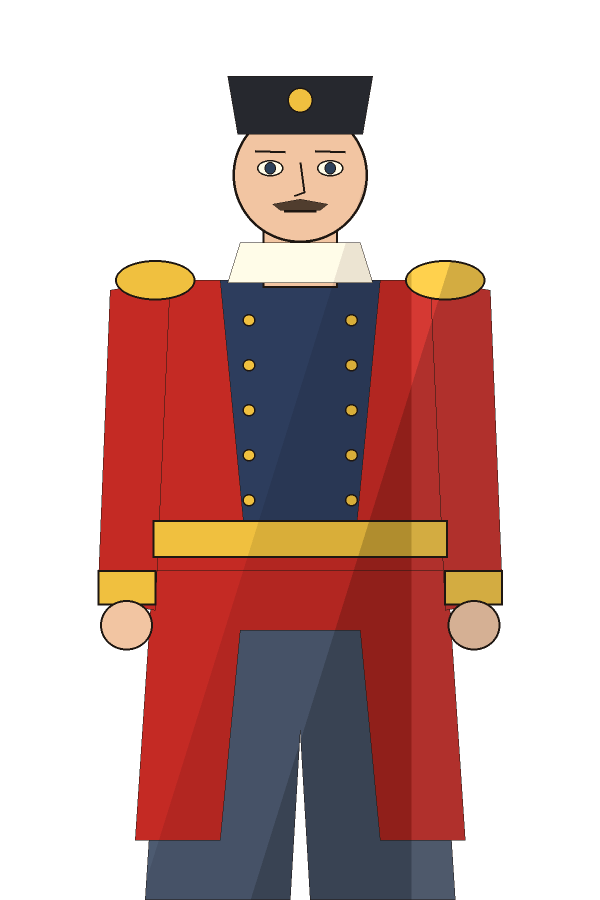
#> input picture art/hd/chara/crawford/normal.png, 1200 x 1800 px (shown at 1/2 size)
$ python pix.py ../../art/hd/chara/crawford/normal.png out.png
#> lines starting #> are read from the running program, lines starting #| are printed output that depends on the picture
#!/usr/bin/env python3
# Post-process a toon render into the final pixel image: optional resize, then colour reduction
# (adaptive palette by default; with --palette game also a despeckle pass, unless --no-despeckle).
#   python3 tools/blender/pix.py <in.png> <out.png> [--colors 24] [--method mediancut|maxcoverage]
#                                [--resize WxH] [--palette game] [--no-despeckle]
# Prints "PIXELS <sha256>" of the decoded pixels: record it in the delivery README (BLENDER_PIPELINE.md 7.1).
# --resize uses a box filter (only for renders made larger than the target; toon renders are made at size).
# --palette game snaps to the 35 colours of tools/cards/art/gen_ai_illus_a.py instead of an adaptive
#   palette; tried on the samples and it looked worse (green walls, noise), kept for experiments.
import argparse
import hashlib
import os
import re

import numpy as np
from PIL import Image

REPO = os.path.abspath(os.path.join(os.path.dirname(os.path.abspath(__file__)), "..", ".."))
GAME_PAL_SRC = os.path.join(REPO, "tools", "cards", "art", "gen_ai_illus_a.py")


def game_palette():
    text = open(GAME_PAL_SRC, encoding="utf-8").read()
    return [tuple(int(h[i:i + 2], 16) for i in (1, 3, 5))
            for h in re.findall(r'"\w": \("[a-z_]+", "(#[0-9a-f]{6})"\)', text)]


def to_lab(rgb):
    c = rgb / 255.0
    c = np.where(c > 0.04045, ((c + 0.055) / 1.055) ** 2.4, c / 12.92)
    m = np.array([[0.4124, 0.3576, 0.1805], [0.2126, 0.7152, 0.0722], [0.0193, 0.1192, 0.9505]])
    xyz = c @ m.T / np.array([0.9505, 1.0, 1.089])
    f = np.where(xyz > 0.008856, np.cbrt(xyz), 7.787 * xyz + 16 / 116)
    return np.stack([116 * f[..., 1] - 16, 500 * (f[..., 0] - f[..., 1]), 200 * (f[..., 1] - f[..., 2])], -1)


def snap(img, pal):
    a = np.asarray(img).astype(float)
    pl = to_lab(np.array(pal, float))
    d = ((to_lab(a)[:, :, None, :] - pl[None, None]) ** 2).sum(-1)
    return Image.fromarray(np.array(pal, np.uint8)[d.argmin(-1)])


def despeckle(img):
    """A pixel whose colour appears nowhere among its 8 neighbours takes the most common neighbour colour."""
    a = np.asarray(img).copy()
    h, w, _ = a.shape
    key = (a[..., 0].astype(int) << 16) | (a[..., 1].astype(int) << 8) | a[..., 2]
    out = a.copy()
    for y in range(1, h - 1):
        for x in range(1, w - 1):
            nb = [key[y + dy, x + dx] for dy in (-1, 0, 1) for dx in (-1, 0, 1) if dy or dx]
            if key[y, x] not in nb:
                k = max(sorted(set(nb)), key=nb.count)
                out[y, x] = ((k >> 16) & 255, (k >> 8) & 255, k & 255)
    return Image.fromarray(out)


def pixel_hash(im):
    """sha256 of the decoded RGB pixels (PNG bytes differ between zlib/Pillow versions; pixels do not)."""
    im = im.convert("RGB")
    return hashlib.sha256(("%dx%d:" % im.size).encode() + im.tobytes()).hexdigest()


def main():
    ap = argparse.ArgumentParser()
    ap.add_argument("src")
    ap.add_argument("dst")
    ap.add_argument("--colors", type=int, default=24)
    ap.add_argument("--method", choices=("mediancut", "maxcoverage"), default="mediancut")
    ap.add_argument("--resize", default="")
    ap.add_argument("--palette", choices=("adaptive", "game"), default="adaptive")
    ap.add_argument("--no-despeckle", action="store_true", help="only matters with --palette game")
    a = ap.parse_args()
    im = Image.open(a.src).convert("RGB")
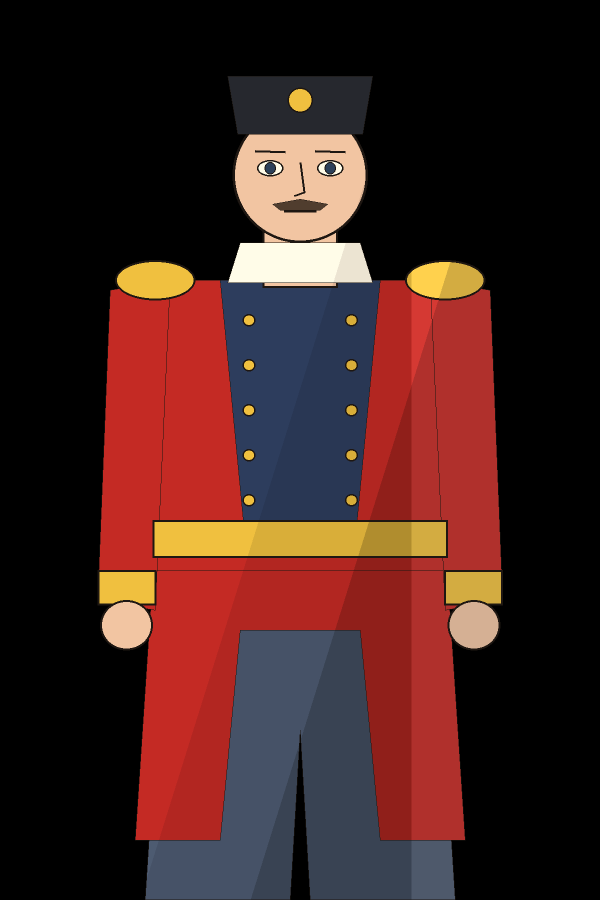
#> im: PIL image 1200x1800 RGB (shown at 1/2 size); mean R, G, B 65.6, 33.7, 30.6
    if a.resize:
        im = im.resize(tuple(int(v) for v in a.resize.split("x")), Image.BOX)
    if a.palette == "game":
        im = snap(im, game_palette())
    else:
        method = Image.Quantize.MEDIANCUT if a.method == "mediancut" else Image.Quantize.MAXCOVERAGE
        im = im.quantize(colors=a.colors, method=method, dither=Image.Dither.NONE).convert("RGB")
    if not a.no_despeckle and a.palette == "game":
        im = despeckle(im)
    im.save(a.dst)
    print("WROTE", a.dst, im.size, len(im.getcolors(1 << 16)), "colours")
#| WROTE out.png (1200, 1800) 23 colours
    print("PIXELS", pixel_hash(im), os.path.basename(a.dst))
#| PIXELS 66916e45486350d95b7e166f77d637e24a7b6e5e16dbdce1320600b656d2cbdd out.png


main()
